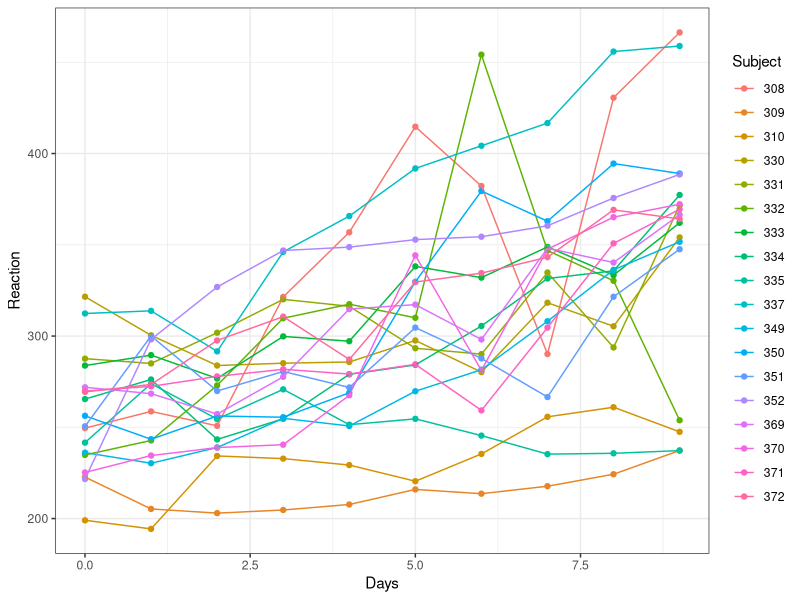
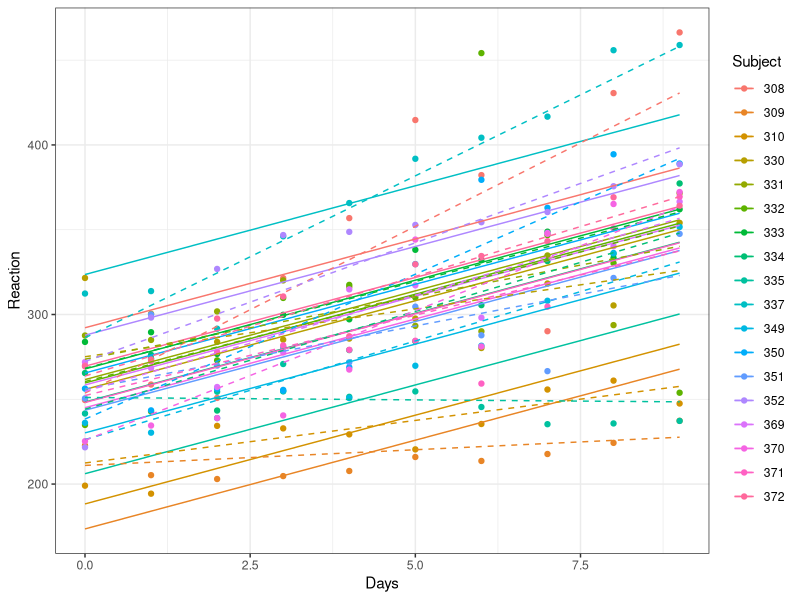
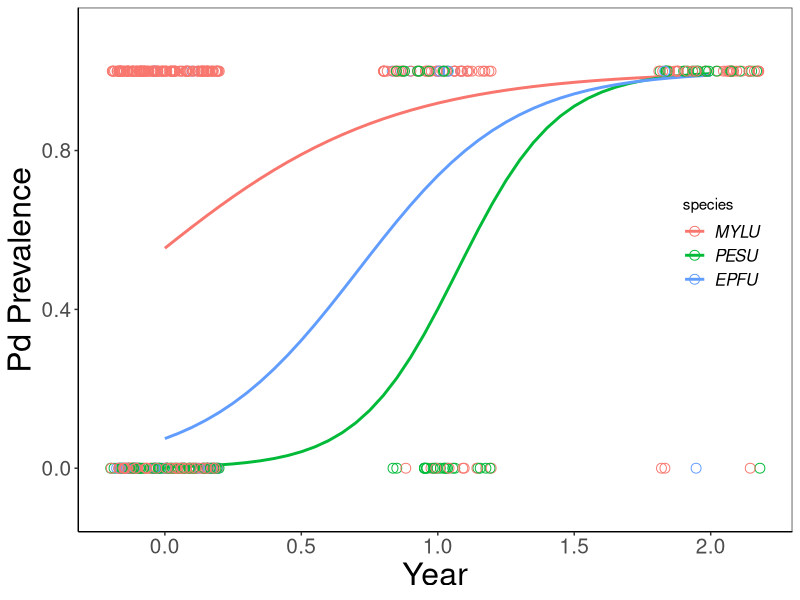
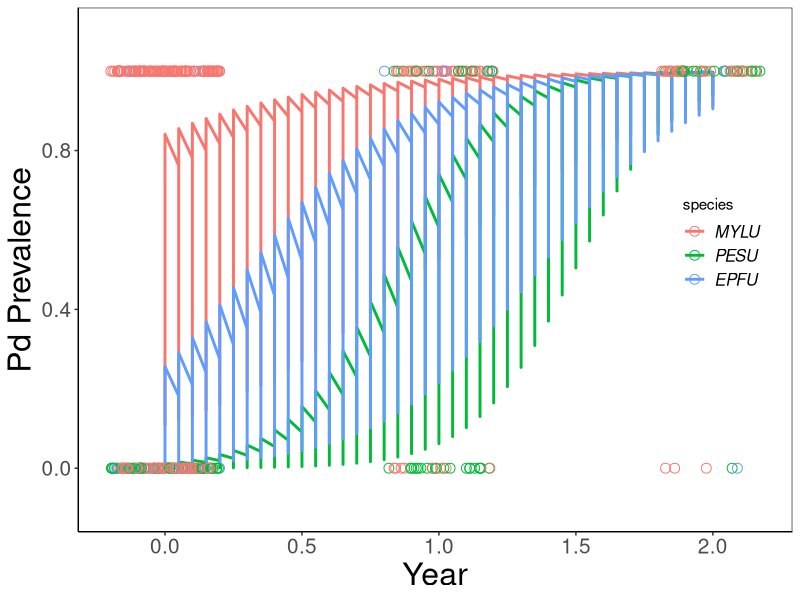
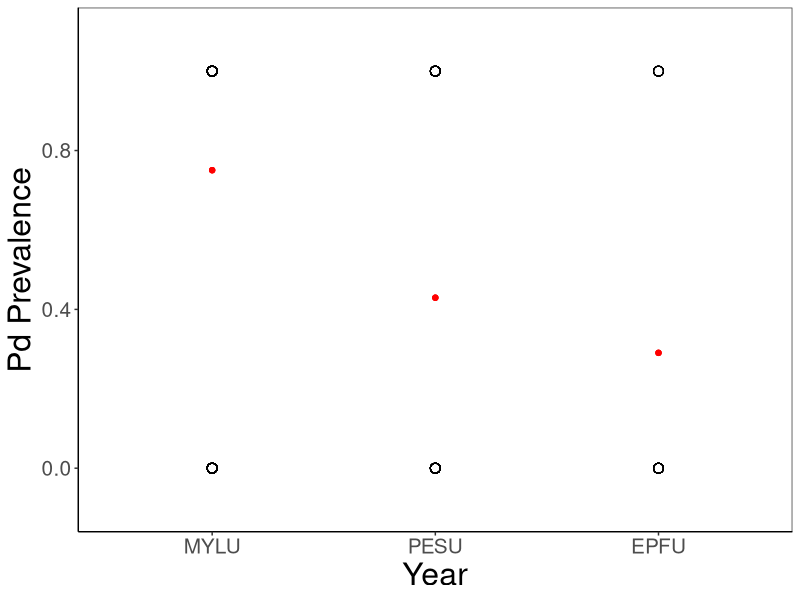

The R script that drew these images, in order:

rm(list=ls()) # clears workspace

#ex12_mixed_models
##load important packages##
library(ggplot2)
library(MASS)
library(reshape2)
library(tidyverse)

#probably a new package
#install.packages("lme4")
library(lme4)
head(sleepstudy)

#lets take a look at the data
library(ggplot2); theme_set(theme_bw())
q0 <- (ggplot(sleepstudy, aes(Days, Reaction, colour = Subject))
       + geom_point())  ## points only, use later
print(q0+geom_line())

#run models
lm2 <- lmer(Reaction~Days + (1|Subject),data=sleepstudy) ## rand intercept
lm3 <- lmer(Reaction~Days + (Days|Subject),data=sleepstudy) ## rand slopes and intercepts

#lets look at the first model
summary(lm2)

#we don't get a p-value, only a t value
#this is because understanding the df with random effects is hard
#my recommendation: estimate the random effects conservative (e.g. the largest number of df they could potentially take up)
#here, we have 18 subjects, plus the fixed effect Days (which is continous)
#therefore, our df = Numbers of obs (180) - (all the levels of fixed effects) - (all the levels of random effects)
#180 - 18 - 1
180 - 18 - 1
#161
t.value = 13.02
p.value = 2*pt(t.value, df = 161, lower=FALSE)
#draw from the t distribution to get the probability (p-value) at your calculated t-value
p.value
#a good rule of thumb is that if you have a lot of data, you want a t-value > 2

#what are diffs between the models above?
pp <- expand.grid(Days=0:9,Subject=levels(sleepstudy$Subject))
#create a new data frame with all the stuff for each subjuet
pp2 <- cbind(pp,Reaction=predict(lm2,newdata=pp))
#make a new dataframe, pp2, and predict lm2
pp3 <- cbind(pp,Reaction=predict(lm3,newdata=pp))
#make a new dataframe, pp2, and predict lm3

print(q0
      + geom_line(data=pp2)
      + geom_line(data=pp3,lty=2))
#the dashed lines are nested and the solid line are not!


##NOW FOR A GLMM##
bat = read.csv("bat_data.csv")
head(bat)

#make a year column
bat$date = as.Date(bat$date, "%m/%d/%y")
bat$year = format(bat$date, "%y")
bat$year = as.numeric(bat$year)
bat$year = bat$year - min(bat$year)

#drop a species that dies too early
bat = subset(bat, species!="MYSE")
#and substrate
bat = subset(bat, species!="SUBSTRATE")


#glms - binomial
gm1 = glmer(gd~species + (1|site),data=bat, family = "binomial")
summary(gm1)
#the GLM version of this will give us p-values
library(car)
Anova(gm1)

gm2 = glmer(gd~species*year + (1|site),data=bat, family = "binomial")
summary(gm2)

anova(gm1,gm2)

#let's predict g2
newdat = expand.grid(species = unique(bat$species),
                     year=seq(min(bat$year),max(bat$year),by = .05),
                     site = unique(bat$site)
                     )
newdat$yhat = predict(gm2,newdata= newdat,re.form=NA,type="response")
#note - I use response to transform from logit space to response variable space
#I used re.form to drop random effects because I don't care about the site effects

#let's plot the prediction
r=ggplot(data=newdat, aes(x=year,y=yhat,col=species))+ 
  geom_line(size=1)+
  geom_point(data = bat, aes(x = jitter(year), y = gd),size=3, shape = 1)+
  ylab("Pd Prevalence")+
  xlab("Year")+
  coord_cartesian(ylim=c(-0.1,1.1))+
  theme_bw() + 
  theme(axis.title=element_text(size=23),axis.text=element_text(size=15),panel.grid = element_blank(), axis.line=element_line(),legend.position=c(.9,.55),legend.text = element_text(size=12,face="italic"))
print(r)

#what if I hadn't dropped the site effects?

newdat$yhat = predict(gm2,newdata= newdat,type="response")
r=ggplot(data=newdat, aes(x=year,y=yhat,col=species))+ 
  geom_line(size=1)+
  geom_point(data = bat, aes(x = jitter(year), y = gd),size=3, shape = 1)+
  ylab("Pd Prevalence")+
  xlab("Year")+
  coord_cartesian(ylim=c(-0.1,1.1))+
  theme_bw() + 
  theme(axis.title=element_text(size=23),axis.text=element_text(size=15),panel.grid = element_blank(), axis.line=element_line(),legend.position=c(.9,.55),legend.text = element_text(size=12,face="italic"))
print(r)

#yikes

##what if we want to predict categorical
newdat2 = expand.grid(species = unique(bat$species),
                     site = unique(bat$site)
)
newdat2$yhat = predict(gm1,newdata= newdat2,re.form=NA,type="response")
#note - I use response to transform from logit space to response variable space
#I used re.form to drop random effects because I don't care about the site effects

#let's plot the prediction
r=ggplot(data=newdat2, aes(x=species,y=yhat))+ 
geom_point(color="red")  +
geom_point(data = bat, aes(x = species, y = gd),size=3, shape = 1)+
  ylab("Pd Prevalence")+
  xlab("Year")+
  coord_cartesian(ylim=c(-0.1,1.1))+
  theme_bw() + 
  theme(axis.title=element_text(size=23),axis.text=element_text(size=15),panel.grid = element_blank(), axis.line=element_line(),legend.position=c(.9,.55),legend.text = element_text(size=12,face="italic"))
print(r)


#negative binomial example with mixed models#
#ex12_nb_mixed

liz = read.csv("lizards.csv")

library(lme4)

## run mixed model
m.nb <- glmer.nb(N ~ time*light + (1|height), data=liz)
#look at mixed model
summary(m.nb)
